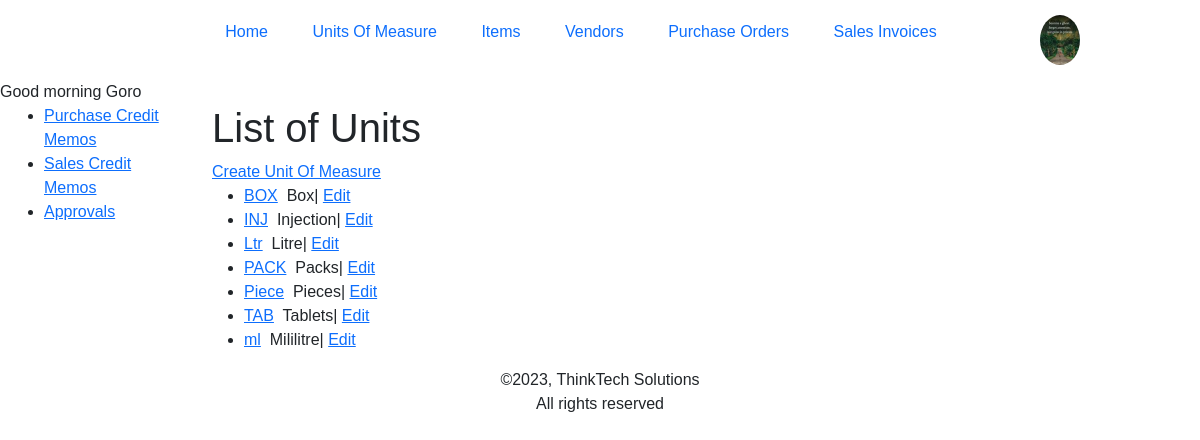
The page /inventory/units/ (signed in) on the database its author committed.
### inventory/models.py (models this page shows, shortened)
class Profile(models.Model):
    user = models.OneToOneField(User, on_delete=models.CASCADE)
    full_name = models.CharField(max_length=50, null= True)
    designation = models.CharField(max_length=100, null= True)
    mobile_number = models.CharField(max_length=20, null=True)
    profile_image = models.ImageField(default='profile.png',upload_to='profiles/')
    profile_summary = models.TextField(max_length=300, null= True)
    city = models.CharField(max_length=100, null= True)
    state = models.CharField(max_length=100, null= True)
    country = models.CharField(max_length=100, null= True)

class Unit(models.Model):
    code = models.CharField('Unit of measure code',max_length=10, primary_key=True)
    description = models.CharField(max_length=200, verbose_name='Unit of Measure')
    created_by = models.ForeignKey(User, on_delete=models.PROTECT, related_name='units', related_query_name='units')
    class Meta:
        verbose_name_plural ='Units Of Measure'
        ordering = ['code']

### inventory/views.py (the view)
# urls.py: path("units/", views.UnitListView.as_view(), name='units'),
class UnitListView(generic.ListView, LoginRequiredMixin):
    model = Unit
    paginate_by = 25

### inventory/templatetags/custom_filters.py (called while the page is built)
@register.filter
def greeting(value):
    current_time = datetime.now().time()
    current_hour = current_time.hour
    if 5 <= current_hour < 12:
        time_category = "morning"
    elif 12 <= current_hour < 17:
        time_category = "afternoon"
    elif 17 <= current_hour < 20:
        time_category = "evening"
    else:
        time_category = "evening"
    return f"Good {time_category}"

### inventory/templates/inventory/unit_list.html (shortened to what this page needs)
{% extends "inventory/base.html" %}
{% block content %}
    <h1>List of Units</h1>
    <a href="{% url 'inventory:unit-add' %}">Create Unit Of Measure</a>
    <ul>
        {% for unit in unit_list %}
        <li><a href="{% url 'inventory:unit-detail' unit.pk %}">{{unit.code}}</a>&nbsp; {{unit.description}}&#124; <a href="{% url 'inventory:unit-update' unit.code %}">Edit</a></li>
        {% endfor %}
    </ul>
{% endblock %}

### inventory/templates/inventory/base.html (shortened to what this page needs)
{% load static %}
<!DOCTYPE html>
<html lang="en">
  <head>
    <link
      href="https://cdn.jsdelivr.net/npm/bootstrap@5.1.3/dist/css/bootstrap.min.css"
      rel="stylesheet"
 />
    <link rel="stylesheet" href="{% static 'inventory/styles.css' %}" />
  </head>
  <body>
    <div class="header">
      <nav>
        <ul>
            <li><a href="{% url 'inventory:index' %}">Home</a></li>
            <li><a href="{%url 'inventory:units' %}">Units Of Measure</a></li>
            <li><a href="{% url 'inventory:items' %}">Items</a></li>
            <li><a href="{% url 'inventory:vendors' %}">Vendors</a></li>
            <li><a href="{% url 'inventory:purchaseorders' %}">Purchase Orders</a></li>
            <li><a href="{% url 'inventory:invoices' %}">Sales Invoices</a></li>
        </ul>
        {% if user.is_authenticated %}
        {% if request.user.profile.profile_image %}
        <img src="{{ request.user.profile.profile_image.url }}" alt="" class="profile-user-pic" onclick="toggleMenu()">
        {% else %}
        <img src="{% static 'inventory/images/mypic.png' %}" alt="Default Image" class="profile-user-pic" onclick="toggleMenu()">
        {% endif %}
        {% else %}
        <div class="register-login-menu">
            <a href="{% url 'account_login' %}" class="menu-link">Login</a>
            <span class="menu-separator">|</span>
            <a href="{% url 'register' %}" class="menu-link">Register</a>
        </div>
        {% endif %}
    </nav>
    </div>
    {% load custom_filters %}
      {% if user.is_authenticated%}<span>{{"User"|greeting}} {{user.username| title }}</span>{% else %}<span>{{"User"|greeting}} Anonymous!</span>{% endif %}
       <div class="container-fluid">
      <div class="row">
        <div class="col-sm-2">
          {% block sidebar %}
            <ul class="sidebar-nav">
              <li><a href="{% url 'inventory:purchasememos' %}">Purchase Credit Memos</a></li>
              <li><a href="{% url 'inventory:salesmemos' %}">Sales Credit Memos</a></li>
              <li><a href="{% url 'inventory:approvals' %}">Approvals</a></li>
            </ul>
          {% endblock %}
        </div>
        <div class="col-sm-10 ">{% block content %}{% endblock %}</div>
      </div>
    </div>
  </body>
  <footer>&copy;{% now 'Y' %}, ThinkTech Solutions<br>All rights reserved</footer>
</html>

### inventory/static/inventory/styles.css (style rules this page uses)
body { font-family: Arial, Helvetica, sans-serif; }
footer { text-align: center; }
* { margin: 0; padding: 0; box-sizing: border-box; font-family: 'Popins', sans-serif; }
.header { width: auto; color: #525252; }
nav { width: auto; display: flex; align-items: center; justify-content: space-between; padding: 10px 10%; position: relative; }
nav ul { width: 100%; text-align: center; }
nav ul li { display: inline-block; list-style: none; margin: 10px 20px; }
nav ul li a { text-decoration: none; }
.profile-user-pic { width: 40px; border-radius: 50%; cursor: pointer; margin-left: 30px; }

### rows shown on the page
Unit: code "BOX", description "Box"
Unit: code "INJ", description "Injection"
Unit: code "Ltr", description "Litre"
Unit: code "PACK", description "Packs"
Unit: code "Piece", description "Pieces"
Unit: code "TAB", description "Tablets"
Unit: code "ml", description "Mililitre"

### other values the page prints
{{ "User"|greeting }} "Good morning"
{{ user.username| title }} "Goro"
